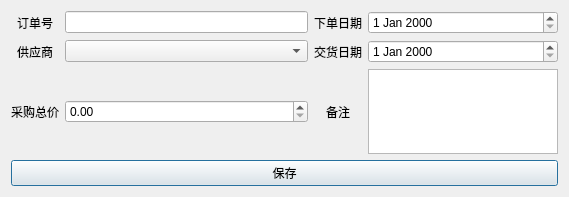
<?xml version="1.0" encoding="UTF-8"?>
<ui version="4.0">
 <class>AnOrderDialog</class>
 <widget class="QDialog" name="AnOrderDialog">
  <property name="geometry">
   <rect>
    <x>0</x>
    <y>0</y>
    <width>569</width>
    <height>197</height>
   </rect>
  </property>
  <property name="windowTitle">
   <string>添加订单</string>
  </property>
  <layout class="QGridLayout" name="gridLayout_2">
   <item row="1" column="0">
    <layout class="QGridLayout" name="gridLayout">
     <item row="0" column="1">
      <widget class="QLineEdit" name="lineEdit">
       <property name="readOnly">
        <bool>true</bool>
       </property>
      </widget>
     </item>
     <item row="1" column="3">
      <widget class="QLabel" name="label_4">
       <property name="text">
        <string>交货日期</string>
       </property>
       <property name="alignment">
        <set>Qt::AlignmentFlag::AlignCenter</set>
       </property>
      </widget>
     </item>
     <item row="0" column="0">
      <widget class="QLabel" name="label">
       <property name="text">
        <string>订单号</string>
       </property>
       <property name="alignment">
        <set>Qt::AlignmentFlag::AlignCenter</set>
       </property>
      </widget>
     </item>
     <item row="1" column="0">
      <widget class="QLabel" name="label_2">
       <property name="text">
        <string>供应商</string>
       </property>
       <property name="alignment">
        <set>Qt::AlignmentFlag::AlignCenter</set>
       </property>
      </widget>
     </item>
     <item row="1" column="1">
      <widget class="QComboBox" name="supplier_order_comboBox"/>
     </item>
     <item row="2" column="0">
      <widget class="QLabel" name="label_5">
       <property name="text">
        <string>采购总价</string>
       </property>
       <property name="alignment">
        <set>Qt::AlignmentFlag::AlignCenter</set>
       </property>
      </widget>
     </item>
     <item row="2" column="3">
      <widget class="QLabel" name="label_6">
       <property name="text">
        <string>备注</string>
       </property>
       <property name="alignment">
        <set>Qt::AlignmentFlag::AlignCenter</set>
       </property>
      </widget>
     </item>
     <item row="2" column="1">
      <widget class="QDoubleSpinBox" name="doubleSpinBox">
       <property name="maximum">
        <double>999999999.990000009536743</double>
       </property>
      </widget>
     </item>
     <item row="0" column="3">
      <widget class="QLabel" name="label_3">
       <property name="text">
        <string>下单日期</string>
       </property>
       <property name="alignment">
        <set>Qt::AlignmentFlag::AlignCenter</set>
       </property>
      </widget>
     </item>
     <item row="0" column="4">
      <widget class="QDateEdit" name="down_order_dateEdit"/>
     </item>
     <item row="1" column="4">
      <widget class="QDateEdit" name="up_googs_dateEdit"/>
     </item>
     <item row="2" column="4">
      <widget class="QPlainTextEdit" name="plainTextEdit">
       <property name="maximumSize">
        <size>
         <width>190</width>
         <height>16777215</height>
        </size>
       </property>
      </widget>
     </item>
    </layout>
   </item>
   <item row="2" column="0">
    <widget class="QPushButton" name="order_save_btn">
     <property name="text">
      <string>保存</string>
     </property>
    </widget>
   </item>
  </layout>
 </widget>
 <resources/>
 <connections/>
</ui>
